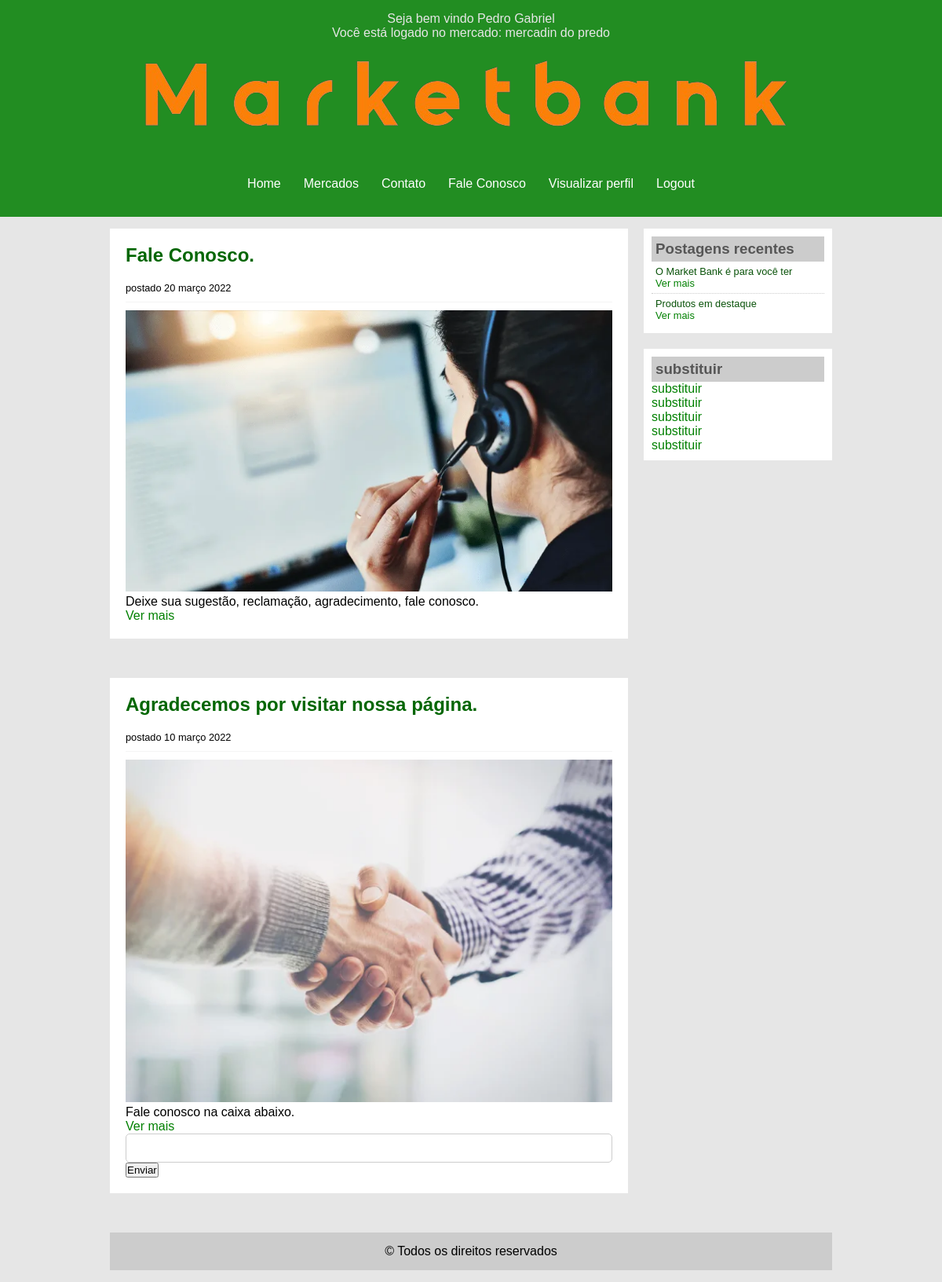
Before: /home/fale.php (signed in) with the older database file.
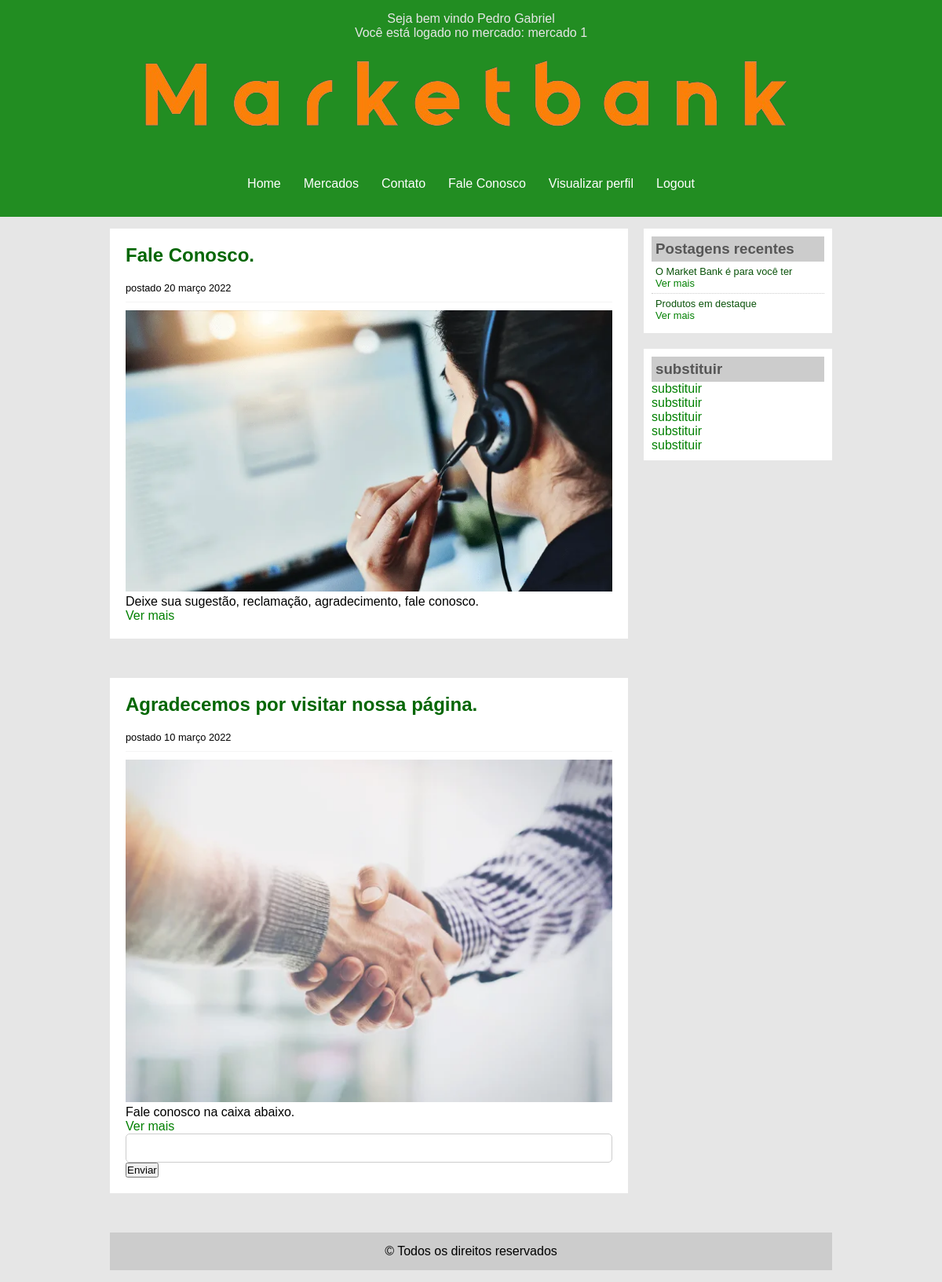
After: the same page with the newer database file.
### tables this page shows
CREATE TABLE `mercado` (
  `id_mercado` int(11) NOT NULL,
  `nomeMerc` varchar(255) NOT NULL,
  `endereco` varchar(255) NOT NULL,
  `horarioAbert` time NOT NULL,
  `horarioFecha` time NOT NULL,
  `telefone` int(11) NOT NULL,
  `cnpj` varchar(20) NOT NULL,
  `imagem` varchar(120) NOT NULL,
  `id_dono` int(11) DEFAULT NULL
);

### func/func.php (called while the page is built, shortened)
<?php
function usuarioEstaLogado(): bool
{
    return isset($_SESSION['usuario']);
}
function mercadoEstaLogado()
{
    return isset($_SESSION['usuario']) && $_SESSION['usuario']['tipo'] == 'dono';
}

### home/fale.php (the view, shortened to what this page needs)
<?php
require_once '../cadastro/cadastro.php';
require_once '../func/func.php';
if (usuarioEstaLogado()) {
    $userlog = ucwords($_SESSION['usuario']['nome']);
    if ($_SESSION['usuario']['tipo'] == 'dono') {
        $mercName = $_SESSION['usuario']['id_usuario'];
        $mercado=$conn->prepare("SELECT * FROM mercado WHERE id_dono = :id_dono");
        $mercado->bindValue(':id_dono',$mercName,PDO::PARAM_INT);
        $mercado->execute();
        $infmercado = $mercado->fetch();
    }
}
?>
<!DOCTYPE html>
<html>
<head>
    <link rel="stylesheet" type="text/css" href="../css/style.css">
</head>
<body>
    <div id="area-cabecalho">
        <?php if (usuarioEstaLogado()): ?>
            <p class="aviso-login">Seja bem vindo&nbsp;<?= $userlog; ?></p>
            <?php if (mercadoEstaLogado()): ?>
				<p class="aviso-login">Você está logado no mercado:&nbsp;<?= $infmercado['nomeMerc']; ?></p>
			<?php endif ?>
        <?php endif ?>
        <div id="area-logo">
            <img src="img/logo.png" alt="logo">
        </div>
        <div id="area-menu">
            <a href="../index.php">Home</a>
            <?php if (usuarioEstaLogado()): ?>
                <a href="mercados.php">Mercados</a>
            <?php endif ?>
            <a href="contato.php">Contato</a>
            <a href="fale.php">Fale Conosco</a>
            <div class="cadastro_login_right">
				<?php if (mercadoEstaLogado()): ?>
					<a href="../cadastro/verMeuMercado.php">Visualizar perfil</a>
				<?php endif ?>
                <?php if (usuarioEstaLogado()): ?>
                    <a href="../cadastro/logout.php" onclick="return confirm('Deseja realizar logout?');">Logout</a>
                <?php endif ?>
            </div>
        </div>
    </div>
    <div id="area-principal">
        <div id="area-postagens">
            <div class="postagem">
                <h2>Fale Conosco.</h2>
                <span class="data-postagem">postado 20 março 2022</span>
                <img width="620px" src="img/img10.webp">
                <p>
                    Deixe sua sugestão, reclamação, agradecimento, fale conosco.
                </p>
                <a href="">Ver mais</a>
            </div>
            <div class="postagem">
                <h2>Agradecemos por visitar nossa página.</h2>
                <span class="data-postagem">postado 10 março 2022</span>
                <img width="620px" src="img/img11.jpg">
                <p>
                    Fale conosco na caixa abaixo.
                </p>
                <a href="">Ver mais</a>
                <br>
                <input type="text" name="sugestao">
                <br>
                <input type="button" value="Enviar">
                <br>
            </div>
        </div>
        <div id="area-lateral">
            <div class="conteudo-lateral">
                <h3>Postagens recentes</h3>
                <div class="postagem-lateral">
                    <p>O Market Bank é para você ter </p>
                    <a href="">Ver mais</a>
                </div>
                <div class="postagem-lateral" style="border-bottom: none;">
                    <p>Produtos em destaque</p>
                    <a href="">Ver mais</a>
                </div>
            </div>
            <div class="conteudo-lateral">
                <h3>substituir</h3>
                <a href="">substituir</a><br>
                <a href="">substituir</a><br>
                <a href="">substituir</a><br>
                <a href="">substituir</a><br>
                <a href="">substituir</a><br>
            </div>
        </div>
        <div id="rodape">
            &copy Todos os direitos reservados
        </div>
    </div>
</body>
</html>

### css/style.css (style rules this page uses)
* { margin: 0; padding: 0; }
body { font-size: 1em; font-family: "Trebuchet MS", Helvetica, sans-serif; background: #e6e6e6; overflow-y: scroll; }
.aviso-login { font-weight: 500; color: #e6e6e6; }
#area-cabecalho { background-color: rgb(34, 141, 34); padding: 15px; text-align: center; }
#area-logo, #area-menu { padding: 10px; }
#area-menu { display: flex; gap: 5px; justify-content: center; }
#area-principal { width: 920px; margin: 0 auto; padding: 15px; }
#area-menu .cadastro_login_right { display: flex; color: #FFF; padding: 0; gap: 5px; justify-content: end; }
.postagem h2 { color: rgb(2, 102, 2); }
#area-postagens { width: 660px; float: left; }
#area-lateral { width: 240px; float: right; }
.postagem { padding: 20px; margin-bottom: 50px; background: white; }
.conteudo-lateral { background: white; padding: 10px; margin-bottom: 20px; }
.conteudo-lateral , a { color: rgb(9, 82, 9); text-decoration: none; }
.postagem-lateral { font-size: 0.8em; padding: 5px; border-bottom: 1px dotted #CCC; }
#rodape { clear: both; text-align: center; padding: 15px; background: #CCC; }
a { text-decoration: none; }
a:link, a:visited { color: green; }
#area-cabecalho a:link, #area-cabecalho a:visited { color: #FFF; padding: 8px 12px; }
h2 { color:lightgreen; }
h3 { color: #565656; background: #CCC; padding: 5px; }
.data-postagem { font-size: 0.8em; border-bottom: 1px solid #f4f4f4; padding-bottom: 10px; margin-bottom: 10px; display: block; }
html { scroll-behavior: smooth; }
h2 { margin-bottom: 20px; }
input[type="email"], input[type="password"], input[type="text"], input[type="time"], input[type="tel"], input[type="file"], input[type="number"] { width: 100%; padding: 10px; border: 1px solid #ccc; border-radius: 5px; box-sizing: border-box; }

Changed rows visible on the page:
changed mercado: nomeMerc "mercadin do predo" → "mercado 1"
